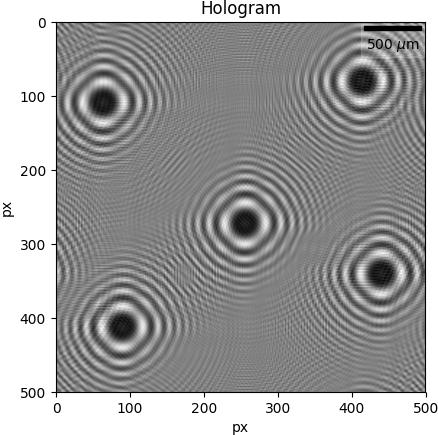
#> input picture Holopy/Engine/1.png, 438 x 435 px
$ python __init__.py 1.png 1.png 1.0 1.0 1.0
#> lines starting #> are read from the running program, lines starting #| are printed output that depends on the picture
### Holopy/Engine/image_converter.py
import numpy as np
from PIL import Image

def convert_image(path, _type='L', size=(500,500)):
#> called with path = '1.png', _type = 'L', size = (200, 200)
    image = Image.open(path)
#> image is the input picture: PIL image 438x435 RGBA; mean R, G, B, A 160.7, 160.7, 160.7, 255
    image.thumbnail(size)
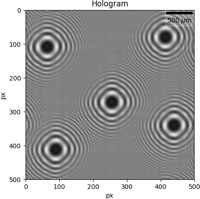
#> image: PIL image 200x199 RGBA; mean R, G, B, A 160.5, 160.5, 160.5, 255
    image = image.convert(_type)#default convert to grayscale
#> image: PIL image 200x199 L

    pixels = image.load()#getting pixels data

    px_array = np.zeros(image.size)

    #rewriting pixels values to array
    for i in range(px_array.shape[0]):
        for j in range(px_array.shape[1]):
            px_array[i][j] = float(pixels[i,j])
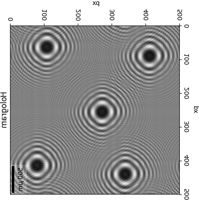
#> px_array: shape (200, 199) float64; min 0, max 255, mean 160.5

    #normalization
    _object = (px_array - np.min(px_array))/(np.max(px_array) - np.min(px_array))
    I = np.ones(size)
    #_object = I - _object
    return _object

# [5 lines left out: function holo_to_png, not called in this run]

### Holopy/Engine/propagator.py
import matplotlib as mlp
#mlp.use('Agg')

import numpy as np
import matplotlib.pyplot as plt
import matplotlib.cbook as cbook
from matplotlib_scalebar.scalebar import ScaleBar

###################### spherical wave ###############################

# [24 lines left out: functions f_fresnel_s, holo_arr_s, reholo_arr_s, not called in this run]

######################### plane wave ###########################
def f_fresnel(z_arr, x_res, y_res, wavelenght, reconstruct=False):
    s = np.zeros(z_arr.shape)
    x_px, y_px = s.shape[0], s.shape[1]
    pm = 1
    if reconstruct:
        pm = -1
    for i in range(x_px):
        for j in range(y_px):
            s[i][j] = np.exp(pm*2j*np.pi/wavelenght*z_arr[i][j]*(1-(wavelenght*(i-x_px/2-1)/x_res)**2 - (wavelenght*(j-y_px/2-1)/y_res)**2)**0.5)

    s[np.isnan(s)] = 0
    return s

def holo_arr(_object, z_arr, x_res, y_res, wavelenght):
#> called with x_res = 0.002, y_res = 0.002, wavelenght = 5e-07
    shape = _object.shape
#> shape = (200, 199)
    hologram = np.fft.fft2(np.fft.fftshift(np.fft.fft2(_object))*f_fresnel(z_arr, x_res, y_res, wavelenght,True))
#> after the loop in f_fresnel, `for i in range(x_px):`:
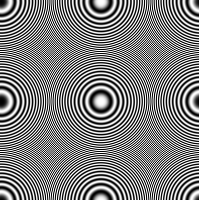
#> s: shape (200, 199) float64; min -1, max 1, mean 0.00074; drawn with min black and max white
#> z_arr: shape (200, 199) float64; every value is 0.08
    #hologram = _ifft(_fft(_object)*f_fresnel(z_arr, x_res, y_res, wavelenght,True))
    hologram = np.abs(hologram)**2
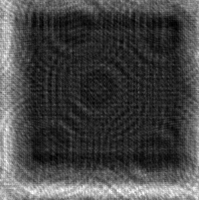
#> hologram: shape (200, 199) float64; min 89455651.3, max 2.27e+09, mean 686550822.6; drawn with min black and max white
    return hologram

# [21 lines left out: functions _holo_arr, reholo_arr, _reholo_arr, not called in this run]

def z_const(_object, cz):
    z = np.full(_object.shape, cz)
    return z

# [26 lines left out: functions _ifft, _fft, save_holo, not called in this run]

### Holopy/Engine/__init__.py
__all__ = ['propagator', 'image_converter']


if __name__ == "__main__":
    import image_converter
    import propagator
    import numpy as np
    import os
    import subprocess as sp
    from sys import argv
    import matplotlib.pyplot as plt

    '''
    from sys import argv
    _object = image_converter.convert_image(argv[1], 'L')
    z = propagator.z_const(_object, float(argv[3]))

    hologram = propagator.holo_arr(_object, z, float(argv[4]), float(argv[4]), float(argv[5]))

    rhologram = propagator.reholo_arr(hologram, z, float(argv[4]), float(argv[4]), float(argv[5]))
    propagator.save_holo(hologram, argv[2], float(argv[4]))
    propagator.save_holo(rhologram, argv[2]+'.png', float(argv[4]), 'reconstruct')
    image_converter.holo_to_png(hologram, argv[2]+'x.png')
    '''
    path = argv[1]
    a= image_converter.convert_image('{}'.format(path),'L', (200 ,200) )
    b = propagator.holo_arr(a, propagator.z_const(a,0.08 ), 0.002, 0.002, 500e-9)
    temp = np.zeros((200, a.shape[0]))
    z0= 0.001
    for i in range(200):
        b = propagator.holo_arr(a, propagator.z_const(a,z0), 0.002,0.002, 500e-9 )
        z0 += 0.001
#> (the run stopped early here; a loop or call above may not have finished)

$ run again, on beta_tests/ok/fig_0.png
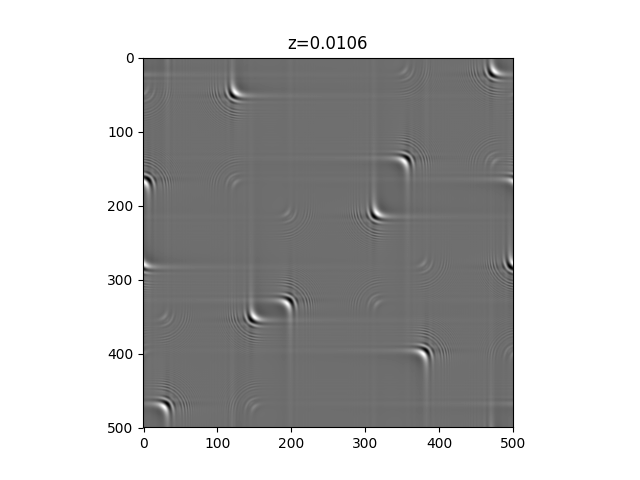
#> input picture beta_tests/ok/fig_0.png, 640 x 480 px
#> in convert_image, image is the input picture: PIL image 640x480 RGBA; mean R, G, B, A 188.8, 188.8, 188.8, 255
#> after the loop in f_fresnel, `for i in range(x_px):`:
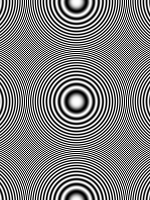
#> s: shape (200, 150) float64; min -1, max 1, mean 0.000512; drawn with min black and max white
#> z_arr: shape (200, 150) float64; every value is 0.08

$ run again, on beta_tests/ok/fig_1.png
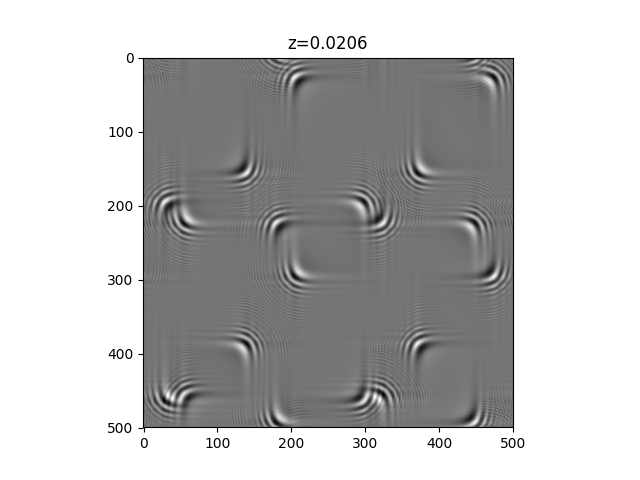
#> input picture beta_tests/ok/fig_1.png, 640 x 480 px
#> in convert_image, image is the input picture: PIL image 640x480 RGBA; mean R, G, B, A 191.4, 191.4, 191.4, 255
#> after the loop in f_fresnel, `for i in range(x_px):`:
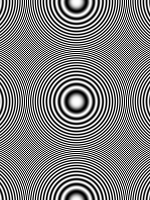
#> s: shape (200, 150) float64; min -1, max 1, mean 0.000512; drawn with min black and max white
#> z_arr: shape (200, 150) float64; every value is 0.08
